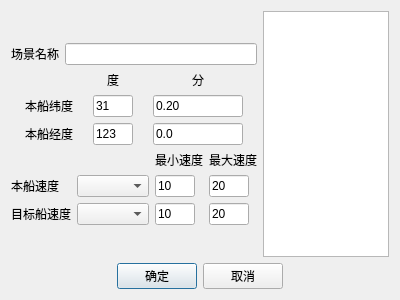
<?xml version="1.0" encoding="UTF-8"?>
<ui version="4.0">
 <class>SceneDialog</class>
 <widget class="QDialog" name="SceneDialog">
  <property name="geometry">
   <rect>
    <x>0</x>
    <y>0</y>
    <width>400</width>
    <height>300</height>
   </rect>
  </property>
  <property name="windowTitle">
   <string>Dialog</string>
  </property>
  <layout class="QVBoxLayout" name="verticalLayout_2">
   <item>
    <layout class="QHBoxLayout" name="horizontalLayout_2">
     <item>
      <layout class="QVBoxLayout" name="verticalLayout">
       <item>
        <spacer name="verticalSpacer">
         <property name="orientation">
          <enum>Qt::Vertical</enum>
         </property>
         <property name="sizeHint" stdset="0">
          <size>
           <width>20</width>
           <height>40</height>
          </size>
         </property>
        </spacer>
       </item>
       <item>
        <layout class="QHBoxLayout" name="horizontalLayout">
         <item>
          <widget class="QLabel" name="label_3">
           <property name="text">
            <string>场景名称</string>
           </property>
          </widget>
         </item>
         <item>
          <widget class="QLineEdit" name="lineEditName"/>
         </item>
        </layout>
       </item>
       <item>
        <layout class="QGridLayout" name="gridLayout" columnstretch="0,0,1">
         <property name="sizeConstraint">
          <enum>QLayout::SetDefaultConstraint</enum>
         </property>
         <item row="0" column="1">
          <widget class="QLabel" name="label_5">
           <property name="sizePolicy">
            <sizepolicy hsizetype="Preferred" vsizetype="Fixed">
             <horstretch>0</horstretch>
             <verstretch>0</verstretch>
            </sizepolicy>
           </property>
           <property name="text">
            <string>度</string>
           </property>
           <property name="alignment">
            <set>Qt::AlignCenter</set>
           </property>
          </widget>
         </item>
         <item row="0" column="2">
          <widget class="QLabel" name="label_6">
           <property name="sizePolicy">
            <sizepolicy hsizetype="Preferred" vsizetype="Fixed">
             <horstretch>0</horstretch>
             <verstretch>0</verstretch>
            </sizepolicy>
           </property>
           <property name="text">
            <string>分</string>
           </property>
           <property name="alignment">
            <set>Qt::AlignCenter</set>
           </property>
          </widget>
         </item>
         <item row="1" column="0">
          <widget class="QLabel" name="label">
           <property name="sizePolicy">
            <sizepolicy hsizetype="Fixed" vsizetype="Fixed">
             <horstretch>0</horstretch>
             <verstretch>0</verstretch>
            </sizepolicy>
           </property>
           <property name="text">
            <string>本船纬度</string>
           </property>
          </widget>
         </item>
         <item row="1" column="1">
          <widget class="QLineEdit" name="lineEditOLatDeg">
           <property name="sizePolicy">
            <sizepolicy hsizetype="Fixed" vsizetype="Fixed">
             <horstretch>0</horstretch>
             <verstretch>0</verstretch>
            </sizepolicy>
           </property>
           <property name="maximumSize">
            <size>
             <width>40</width>
             <height>16777215</height>
            </size>
           </property>
           <property name="text">
            <string>31</string>
           </property>
          </widget>
         </item>
         <item row="1" column="2">
          <widget class="QLineEdit" name="lineEditOLatMin">
           <property name="sizePolicy">
            <sizepolicy hsizetype="Fixed" vsizetype="Fixed">
             <horstretch>0</horstretch>
             <verstretch>0</verstretch>
            </sizepolicy>
           </property>
           <property name="maximumSize">
            <size>
             <width>90</width>
             <height>16777215</height>
            </size>
           </property>
           <property name="text">
            <string>0.20</string>
           </property>
          </widget>
         </item>
         <item row="2" column="2">
          <widget class="QLineEdit" name="lineEditOLonMin">
           <property name="sizePolicy">
            <sizepolicy hsizetype="Fixed" vsizetype="Fixed">
             <horstretch>0</horstretch>
             <verstretch>0</verstretch>
            </sizepolicy>
           </property>
           <property name="maximumSize">
            <size>
             <width>90</width>
             <height>16777215</height>
            </size>
           </property>
           <property name="text">
            <string>0.0</string>
           </property>
          </widget>
         </item>
         <item row="2" column="0">
          <widget class="QLabel" name="label_2">
           <property name="sizePolicy">
            <sizepolicy hsizetype="Fixed" vsizetype="Fixed">
             <horstretch>0</horstretch>
             <verstretch>0</verstretch>
            </sizepolicy>
           </property>
           <property name="text">
            <string>本船经度</string>
           </property>
          </widget>
         </item>
         <item row="2" column="1">
          <widget class="QLineEdit" name="lineEditOLonDeg">
           <property name="sizePolicy">
            <sizepolicy hsizetype="Fixed" vsizetype="Fixed">
             <horstretch>0</horstretch>
             <verstretch>0</verstretch>
            </sizepolicy>
           </property>
           <property name="maximumSize">
            <size>
             <width>40</width>
             <height>16777215</height>
            </size>
           </property>
           <property name="text">
            <string>123</string>
           </property>
          </widget>
         </item>
        </layout>
       </item>
       <item>
        <layout class="QGridLayout" name="gridLayout_2">
         <item row="0" column="2">
          <widget class="QLabel" name="label_8">
           <property name="text">
            <string>最小速度</string>
           </property>
          </widget>
         </item>
         <item row="0" column="3">
          <widget class="QLabel" name="label_9">
           <property name="text">
            <string>最大速度</string>
           </property>
          </widget>
         </item>
         <item row="1" column="3">
          <widget class="QLineEdit" name="lineEditOSogMax">
           <property name="sizePolicy">
            <sizepolicy hsizetype="Fixed" vsizetype="Fixed">
             <horstretch>0</horstretch>
             <verstretch>0</verstretch>
            </sizepolicy>
           </property>
           <property name="maximumSize">
            <size>
             <width>40</width>
             <height>16777215</height>
            </size>
           </property>
           <property name="text">
            <string>20</string>
           </property>
          </widget>
         </item>
         <item row="1" column="0">
          <widget class="QLabel" name="label_4">
           <property name="sizePolicy">
            <sizepolicy hsizetype="Fixed" vsizetype="Preferred">
             <horstretch>0</horstretch>
             <verstretch>0</verstretch>
            </sizepolicy>
           </property>
           <property name="text">
            <string>本船速度</string>
           </property>
          </widget>
         </item>
         <item row="2" column="3">
          <widget class="QLineEdit" name="lineEditTSogMax">
           <property name="sizePolicy">
            <sizepolicy hsizetype="Fixed" vsizetype="Fixed">
             <horstretch>0</horstretch>
             <verstretch>0</verstretch>
            </sizepolicy>
           </property>
           <property name="maximumSize">
            <size>
             <width>40</width>
             <height>16777215</height>
            </size>
           </property>
           <property name="text">
            <string>20</string>
           </property>
          </widget>
         </item>
         <item row="2" column="0">
          <widget class="QLabel" name="label_7">
           <property name="sizePolicy">
            <sizepolicy hsizetype="Fixed" vsizetype="Preferred">
             <horstretch>0</horstretch>
             <verstretch>0</verstretch>
            </sizepolicy>
           </property>
           <property name="text">
            <string>目标船速度</string>
           </property>
          </widget>
         </item>
         <item row="1" column="2">
          <widget class="QLineEdit" name="lineEditOSogMin">
           <property name="sizePolicy">
            <sizepolicy hsizetype="Fixed" vsizetype="Fixed">
             <horstretch>0</horstretch>
             <verstretch>0</verstretch>
            </sizepolicy>
           </property>
           <property name="minimumSize">
            <size>
             <width>3</width>
             <height>0</height>
            </size>
           </property>
           <property name="maximumSize">
            <size>
             <width>40</width>
             <height>16777215</height>
            </size>
           </property>
           <property name="text">
            <string>10</string>
           </property>
          </widget>
         </item>
         <item row="2" column="2">
          <widget class="QLineEdit" name="lineEditTSogMin">
           <property name="sizePolicy">
            <sizepolicy hsizetype="Fixed" vsizetype="Fixed">
             <horstretch>0</horstretch>
             <verstretch>0</verstretch>
            </sizepolicy>
           </property>
           <property name="maximumSize">
            <size>
             <width>40</width>
             <height>16777215</height>
            </size>
           </property>
           <property name="text">
            <string>10</string>
           </property>
          </widget>
         </item>
         <item row="1" column="1">
          <widget class="QComboBox" name="comboBoxOSog"/>
         </item>
         <item row="2" column="1">
          <widget class="QComboBox" name="comboBoxTSog"/>
         </item>
        </layout>
       </item>
       <item>
        <spacer name="verticalSpacer_2">
         <property name="orientation">
          <enum>Qt::Vertical</enum>
         </property>
         <property name="sizeHint" stdset="0">
          <size>
           <width>20</width>
           <height>40</height>
          </size>
         </property>
        </spacer>
       </item>
      </layout>
     </item>
     <item>
      <widget class="QTableWidget" name="tableWidgetV">
       <property name="sizePolicy">
        <sizepolicy hsizetype="Expanding" vsizetype="Expanding">
         <horstretch>0</horstretch>
         <verstretch>0</verstretch>
        </sizepolicy>
       </property>
       <property name="maximumSize">
        <size>
         <width>16777215</width>
         <height>16777215</height>
        </size>
       </property>
      </widget>
     </item>
    </layout>
   </item>
   <item>
    <layout class="QHBoxLayout" name="horizontalLayout_3">
     <item>
      <spacer name="horizontalSpacer">
       <property name="orientation">
        <enum>Qt::Horizontal</enum>
       </property>
       <property name="sizeHint" stdset="0">
        <size>
         <width>30</width>
         <height>20</height>
        </size>
       </property>
      </spacer>
     </item>
     <item>
      <widget class="QPushButton" name="pushButtonOK">
       <property name="text">
        <string>确定</string>
       </property>
      </widget>
     </item>
     <item>
      <widget class="QPushButton" name="pushButtonCancel">
       <property name="text">
        <string>取消</string>
       </property>
      </widget>
     </item>
     <item>
      <spacer name="horizontalSpacer_2">
       <property name="orientation">
        <enum>Qt::Horizontal</enum>
       </property>
       <property name="sizeHint" stdset="0">
        <size>
         <width>29</width>
         <height>20</height>
        </size>
       </property>
      </spacer>
     </item>
    </layout>
   </item>
  </layout>
 </widget>
 <resources/>
 <connections/>
</ui>
